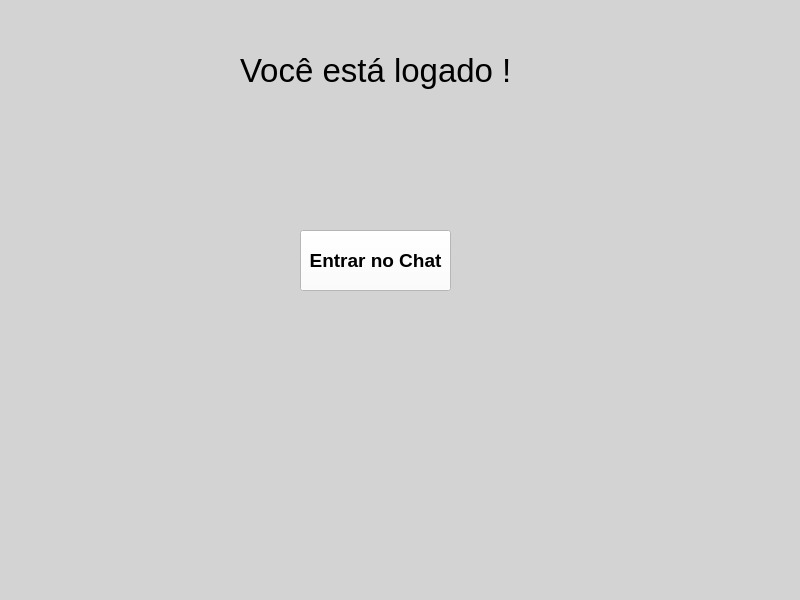
<?xml version="1.0" encoding="UTF-8"?>
<ui version="4.0">
 <class>MainWindow</class>
 <widget class="QMainWindow" name="MainWindow">
  <property name="geometry">
   <rect>
    <x>0</x>
    <y>0</y>
    <width>800</width>
    <height>600</height>
   </rect>
  </property>
  <property name="windowTitle">
   <string>MainWindow</string>
  </property>
  <property name="styleSheet">
   <string notr="true">background-color: rgb(211, 211, 211);</string>
  </property>
  <widget class="QWidget" name="centralwidget">
   <widget class="QLabel" name="label">
    <property name="geometry">
     <rect>
      <x>240</x>
      <y>40</y>
      <width>401</width>
      <height>61</height>
     </rect>
    </property>
    <property name="font">
     <font>
      <pointsize>25</pointsize>
     </font>
    </property>
    <property name="text">
     <string>Você está logado !</string>
    </property>
   </widget>
   <widget class="QPushButton" name="pushButton">
    <property name="geometry">
     <rect>
      <x>300</x>
      <y>230</y>
      <width>151</width>
      <height>61</height>
     </rect>
    </property>
    <property name="font">
     <font>
      <pointsize>14</pointsize>
      <weight>75</weight>
      <bold>true</bold>
     </font>
    </property>
    <property name="styleSheet">
     <string notr="true">background-color: rgb(255, 255, 255);</string>
    </property>
    <property name="text">
     <string>Entrar no Chat</string>
    </property>
   </widget>
  </widget>
  <widget class="QMenuBar" name="menubar">
   <property name="geometry">
    <rect>
     <x>0</x>
     <y>0</y>
     <width>800</width>
     <height>21</height>
    </rect>
   </property>
  </widget>
  <widget class="QStatusBar" name="statusbar"/>
 </widget>
 <resources/>
 <connections/>
</ui>
